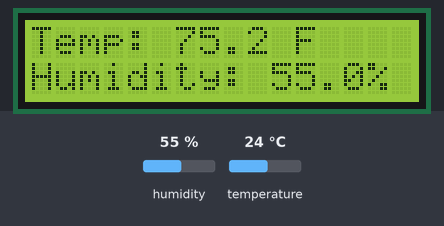
Bench run of a sketch on a simulated ESP32. Shown: 16×2 character LCD. The inputs (shaded band) are chosen by the test bench; at power-on: humidity 55 %, temperature 24 °C. WiFi joins after 1.5 s; servers stay silent unless stated; storage starts empty; what the sketch prints to the serial monitor is not drawn.

Above: at 3.1 s.
3.2 s: humidity set to 22 %
At 5.8 s:
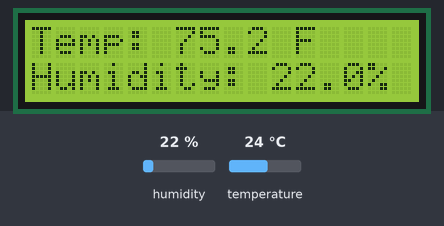
6.5 s: temperature set to 12 °C
At 7.9 s:
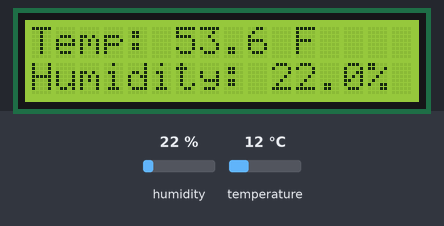
9.0 s: humidity set to 40 %
At 11.1 s:
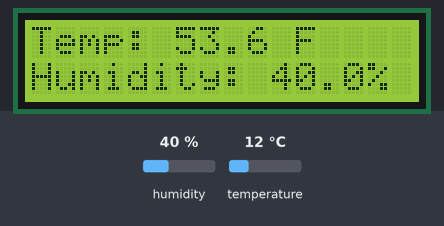
11.5 s: temperature set to 19 °C
At 13.2 s:
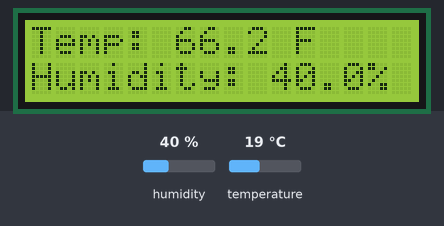
Timing chart, 0 to 14.7 s (numbered marks = the images above; inputs shaded):
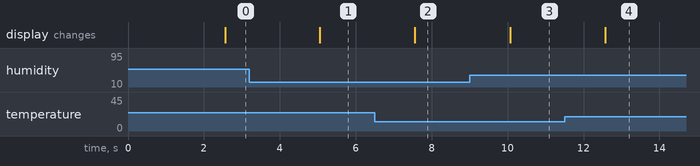

The sketch:

ClimateTrack_WiFi_Logger.ino
```cpp
// ClimateTrack: ESP32 + DHT11 + I2C 16x2 LCD + Wi-Fi dashboard + CSV logging
// Board: ESP32 Dev Module (or your actual ESP32 board)


#include <WiFi.h>
#include <WebServer.h>
#include <LittleFS.h>
#include <Wire.h>
#include <LiquidCrystal_I2C.h>
#include <DHT.h>


const char* WIFI_NAME = "YOUR_HOTSPOT_NAME";
const char* WIFI_PASSWORD = "YOUR_HOTSPOT_PASSWORD";

#define DHTPIN 4
#define DHTTYPE DHT11


LiquidCrystal_I2C lcd(0x27, 16, 2);
DHT dht(DHTPIN, DHTTYPE);
WebServer server(80);

const unsigned long READ_INTERVAL_MS = 2500;
const unsigned long LOG_INTERVAL_MS = 60000;
const unsigned long RETRY_WIFI_MS = 30000;
const size_t MAX_LOG_BYTES = 150000;  // Stops logging when this limit is reached.
const char* LOG_PATH = "/readings.csv";

float temperatureF = NAN;
float humidity = NAN;
unsigned long lastReadingMs = 0;
unsigned long lastLogMs = 0;
unsigned long lastWiFiRetryMs = 0;
bool serverStarted = false;
bool fileSystemReady = false;
bool firstLogWritten = false;
bool logFull = false;

const char DASHBOARD[] PROGMEM = R"rawliteral(
<!doctype html>
<html lang="en">
<head>
<meta charset="utf-8">
<meta name="viewport" content="width=device-width, initial-scale=1">
<title>ClimateTrack</title>
<style>
  *{box-sizing:border-box} body{margin:0;padding:30px 15px;background:#eef3f9;color:#17314b;font-family:Arial,sans-serif;text-align:center}
  main{max-width:440px;margin:auto}h1{margin:6px 0 3px}p{color:#62748a}
  .card{background:#fff;border-radius:16px;padding:25px;margin:14px 0;box-shadow:0 3px 12px #0001}
  .label{color:#62748a;font-size:16px}.value{font-size:39px;font-weight:bold;margin:8px 0 0}
  .foot{font-size:14px;color:#61758a;margin:15px 0}a{display:inline-block;background:#1268bd;color:#fff;text-decoration:none;padding:13px 19px;border-radius:10px;font-weight:bold}
  .small{font-size:13px}
</style>
</head>
<body><main>
  <h1>ClimateTrack</h1>
  <p>ESP32 Temperature &amp; Humidity Monitor</p>
  <div class="card"><div class="label">Temperature</div><div id="temp" class="value">--</div></div>
  <div class="card"><div class="label">Humidity</div><div id="humid" class="value">--</div></div>
  <div id="status" class="foot">Connecting...</div>
  <a href="/download">Download CSV log</a>
  <p id="logState" class="small">Checking data logging...</p>
  <p class="small">Dashboard refreshes every 3 seconds. Log saved on ESP32.</p>
</main>
<script>
async function update() {
  try {
    const response = await fetch('/readings', {cache:'no-store'});
    if (!response.ok) throw new Error('request failed');
    const data = await response.json();
    document.getElementById('temp').textContent = data.temperatureF === null ? '--' : data.temperatureF.toFixed(1) + ' °F';
    document.getElementById('humid').textContent = data.humidity === null ? '--' : data.humidity.toFixed(1) + ' %';
    document.getElementById('status').textContent = data.temperatureF === null ? 'DHT11 reading unavailable' : 'Live readings · ESP32 uptime: ' + data.uptimeSeconds + ' seconds';
    document.getElementById('logState').textContent = data.logFull ? 'Log is full: download the CSV before creating a new log' : (data.logging ? 'CSV logging enabled (60-second intervals)' : 'CSV storage unavailable');
  } catch (e) {
    document.getElementById('status').textContent = 'ESP32 connection lost';
  }
}
update();
setInterval(update, 3000);
</script>
</body></html>
)rawliteral";

void lcdLine(uint8_t row, String value) {
  while (value.length() < 16) value += ' ';
  lcd.setCursor(0, row);
  lcd.print(value.substring(0, 16));
}

void updateLCD() {
  if (isnan(temperatureF) || isnan(humidity)) {
    lcdLine(0, "DHT11 read error");
    lcdLine(1, "Check sensor");
  } else {
    lcdLine(0, "Temp: " + String(temperatureF, 1) + " F");
    lcdLine(1, "Humidity: " + String(humidity, 1) + "%");
  }
}

bool appendToLog() {
  if (!fileSystemReady || isnan(temperatureF) || isnan(humidity) || logFull) return false;
  File file = LittleFS.open(LOG_PATH, FILE_APPEND);
  if (!file) {
    Serial.println("Could not open CSV log");
    return false;
  }
  if (file.size() >= MAX_LOG_BYTES) {
    logFull = true;
    file.close();
    Serial.println("Log is full. Download your CSV to save it.");
    return false;
  }
  // These timestamps are seconds since ESP32 boot, NOT real dates/times.
  file.print(millis() / 1000UL);
  file.print(',');
  file.print(temperatureF, 1);
  file.print(',');
  file.println(humidity, 1);
  file.close();
  Serial.println("Saved a reading to /readings.csv");
  return true;
}

void sendReadings() {
  String json = "{\"temperatureF\":";
  json += isnan(temperatureF) ? "null" : String(temperatureF, 1);
  json += ",\"humidity\":";
  json += isnan(humidity) ? "null" : String(humidity, 1);
  json += ",\"uptimeSeconds\":";
  json += String(millis() / 1000UL);
  json += ",\"logging\":";
  json += fileSystemReady ? "true" : "false";
  json += ",\"logFull\":";
  json += logFull ? "true" : "false";
  json += "}";
  server.sendHeader("Cache-Control", "no-store");
  server.send(200, "application/json", json);
}

void downloadLog() {
  if (!fileSystemReady || !LittleFS.exists(LOG_PATH)) {
    server.send(404, "text/plain", "CSV log not available");
    return;
  }
  File file = LittleFS.open(LOG_PATH, FILE_READ);
  if (!file) {
    server.send(500, "text/plain", "Cannot open CSV file");
    return;
  }
  server.sendHeader("Content-Disposition", "attachment; filename=EnviroSense_readings.csv");
  server.streamFile(file, "text/csv");
  file.close();
}

void setup() {
  Serial.begin(115200);
  Wire.begin(21, 22);
  lcd.init();
  lcd.backlight();
  dht.begin();
  lcdLine(0, "ClimateTrack");
  lcdLine(1, "Starting...");

  // May format the filesystem if mount fails. Back up logs regularly.
  fileSystemReady = LittleFS.begin(true);
  if (!fileSystemReady) {
    Serial.println("LittleFS unavailable: dashboard will work without logging");
  } else if (!LittleFS.exists(LOG_PATH)) {
    File file = LittleFS.open(LOG_PATH, FILE_WRITE);
    if (file) {
      file.println("uptime_seconds,temperature_f,humidity_percent");
      file.close();
    } else {
      fileSystemReady = false;
      Serial.println("Could not create CSV file");
    }
  }

  server.on("/", HTTP_GET, []() {
    server.send_P(200, "text/html", DASHBOARD);
  });
  server.on("/readings", HTTP_GET, sendReadings);
  server.on("/download", HTTP_GET, downloadLog);

  WiFi.mode(WIFI_STA);
  WiFi.setAutoReconnect(true);
  WiFi.begin(WIFI_NAME, WIFI_PASSWORD);
  lastWiFiRetryMs = millis();
  Serial.println("Connecting to Wi-Fi/hotspot (2.4 GHz)...");
  Serial.println("LCD and logging will work even without Wi-Fi.");
}

void loop() {
  unsigned long now = millis();

  if (now - lastReadingMs >= READ_INTERVAL_MS) {
    lastReadingMs = now;
    temperatureF = dht.readTemperature(true);
    humidity = dht.readHumidity();
    updateLCD();

    if (!isnan(temperatureF) && !isnan(humidity) && fileSystemReady &&
        (!firstLogWritten || now - lastLogMs >= LOG_INTERVAL_MS)) {
      if (appendToLog()) {
        firstLogWritten = true;
        lastLogMs = now;
      }
    }
  }

  if (WiFi.status() == WL_CONNECTED) {
    if (!serverStarted) {
      server.begin();
      serverStarted = true;
      Serial.print("Open dashboard: http://");
      Serial.println(WiFi.localIP());
    }
    server.handleClient();
  } else if (now - lastWiFiRetryMs >= RETRY_WIFI_MS) {
    lastWiFiRetryMs = now;
    Serial.println("Retrying Wi-Fi connection...");
    WiFi.reconnect();
  }
  delay(5);
}
```

Measured:
- after the input at 3.2 s, the display: changes after 1.9 s (image 1)
- after the input at 6.5 s, the display: changes after 1.1 s (image 2)
- after the input at 9.0 s, the display: changes after 1.1 s (image 3)
- after the input at 11.5 s, the display: changes after 1.1 s (image 4)
